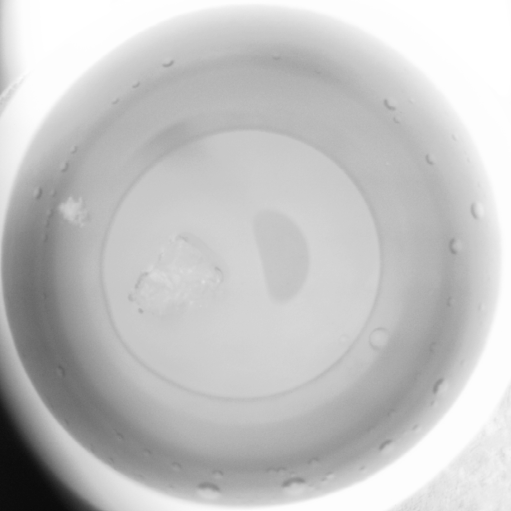
#> input picture all_res/0505.bmp, 1022 x 1022 px, found by its file name (shown at 1/2 size)
$ python canny.py
#> lines starting #> are read from the running program, lines starting #| are printed output that depends on the picture
import cv2
import numpy as np

def CannyThreshold(lowThreshold):
    gray = img
    detected_edges = cv2.GaussianBlur(gray,(25,25),0)
    detected_edges = cv2.equalizeHist(detected_edges)
    detected_edges = cv2.Canny(detected_edges,lowThreshold,lowThreshold*ratio,apertureSize = kernel_size)
    dst = cv2.bitwise_and(gray,gray,mask = detected_edges)  # just add some colours to edges from original image.
    cv2.imshow('canny demo',dst)

lowThreshold = 0
max_lowThreshold = 400
ratio = 3
kernel_size = 5

img = cv2.imread(r'.\all_res\0505.bmp', 0)
#> img is the input picture: shape (1022, 1022); min 8, max 255, mean 195.4

cv2.namedWindow('canny demo')

cv2.createTrackbar('Min threshold','canny demo',lowThreshold, max_lowThreshold, CannyThreshold)
#> slider 'Min threshold' is set to 80

CannyThreshold(0)  # initialization
#> in CannyThreshold, `detected_edges = cv2.equalizeHist(detected_edges)`:
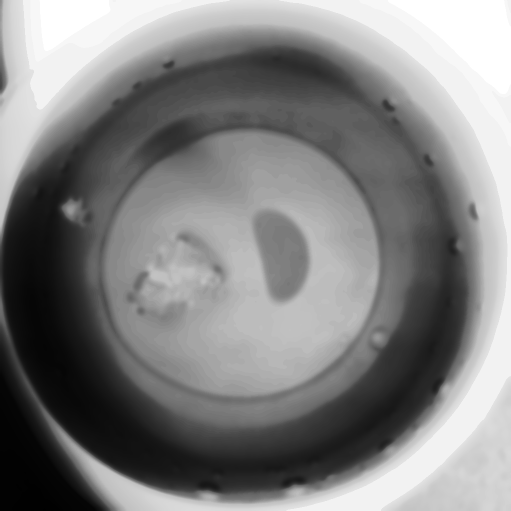
#> detected_edges: shape (1022, 1022) (shown at 1/2 size); min 0, max 255, mean 129.5
#> in CannyThreshold, `detected_edges = cv2.Canny(detected_edges,lowThreshold,lowThreshold*ra..`:
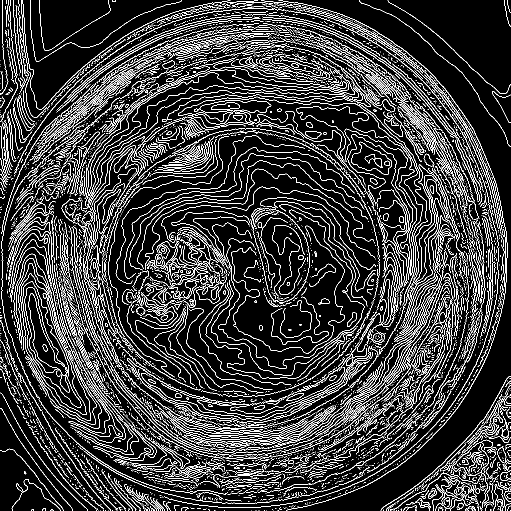
#> detected_edges: shape (1022, 1022) (shown at 1/2 size); 14.2% white in thin lines or dots
#> in CannyThreshold, `dst = cv2.bitwise_and(gray,gray,mask = detected_edges)`:
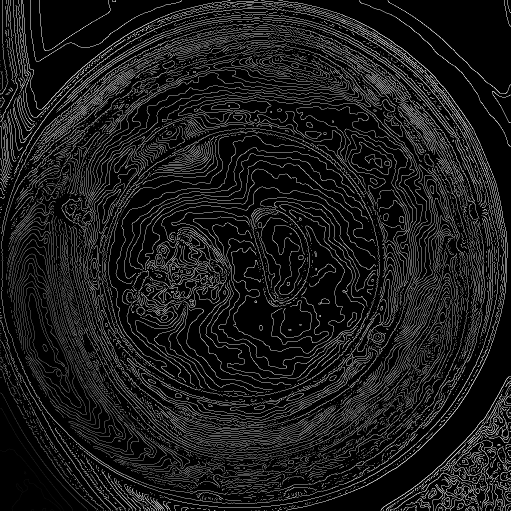
#> dst: shape (1022, 1022) (shown at 1/2 size); min 0, max 255, mean 27.2
if cv2.waitKey(0) == 27:
#> call 2 of CannyThreshold, with lowThreshold = 80
#> in CannyThreshold (call 2), `detected_edges = cv2.Canny(detected_edges,lowThreshold,lowThreshold*ra..`:
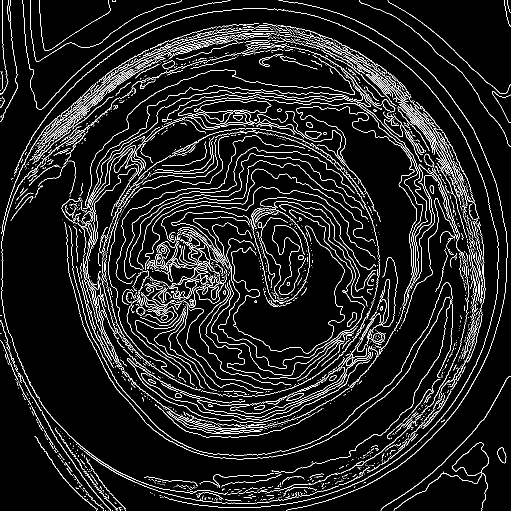
#> detected_edges: shape (1022, 1022) (shown at 1/2 size); 8% white in thin lines or dots
#> in CannyThreshold (call 2), `dst = cv2.bitwise_and(gray,gray,mask = detected_edges)`:
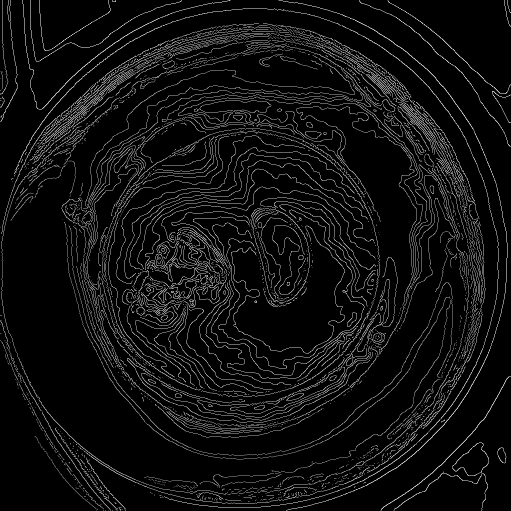
#> dst: shape (1022, 1022) (shown at 1/2 size); min 0, max 255, mean 15.9
#> (key Esc is pressed here)
    cv2.destroyAllWindows()
